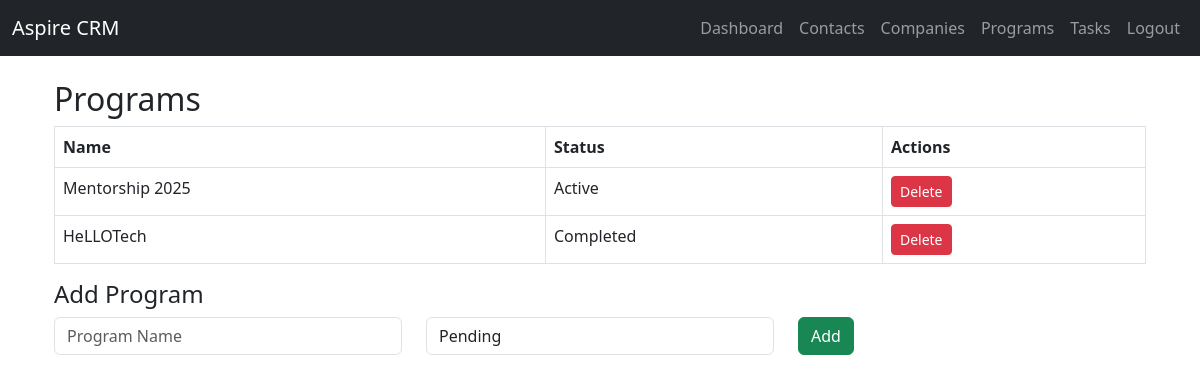
Page /programs (signed in) on the committed database.
### app.py (models this page shows)
class Program(db.Model):
    id = db.Column(db.Integer, primary_key=True)
    name = db.Column(db.String(100))
    status = db.Column(db.String(20))  # Pending / Active / Completed

### app.py (the view)
@app.route('/programs')
def programs():
    if 'user' not in session:
        return redirect(url_for('login'))
    all_programs = Program.query.all()
    return render_template('programs.html', programs=all_programs)

### templates/programs.html (shortened to what this page needs)
{% extends 'base.html' %}
{% block content %}
<div class="container mt-4">
  <h2>Programs</h2>
  <table class="table table-bordered">
    <thead>
      <tr>
        <th>Name</th>
        <th>Status</th>
        <th>Actions</th>
      </tr>
    </thead>
    <tbody>
      {% for p in programs %}
      <tr>
        <td>{{ p.name }}</td>
        <td>{{ p.status }}</td>
        <td>
          <form method="POST" action="{{ url_for('delete_program', id=p.id) }}"
                style="display:inline;"
                onsubmit="return confirm('Are you sure you want to delete this program?');">
            <button type="submit" class="btn btn-danger btn-sm">Delete</button>
          </form>
        </td>
      </tr>
      {% endfor %}
    </tbody>
  </table>
  <h4>Add Program</h4>
  <form method="POST" action="{{ url_for('add_program') }}">
    <div class="row">
      <div class="col">
        <input class="form-control" name="name" placeholder="Program Name" required>
      </div>
      <div class="col">
        <select class="form-control" name="status" required>
          <option value="Pending">Pending</option>
        </select>
      </div>
      <div class="col">
        <button class="btn btn-success" type="submit">Add</button>
      </div>
    </div>
  </form>
</div>
{% endblock %}

### rows in the picture
Program: name "Mentorship 2025", status "Active"
Program: name "HeLLOTech", status "Completed"
